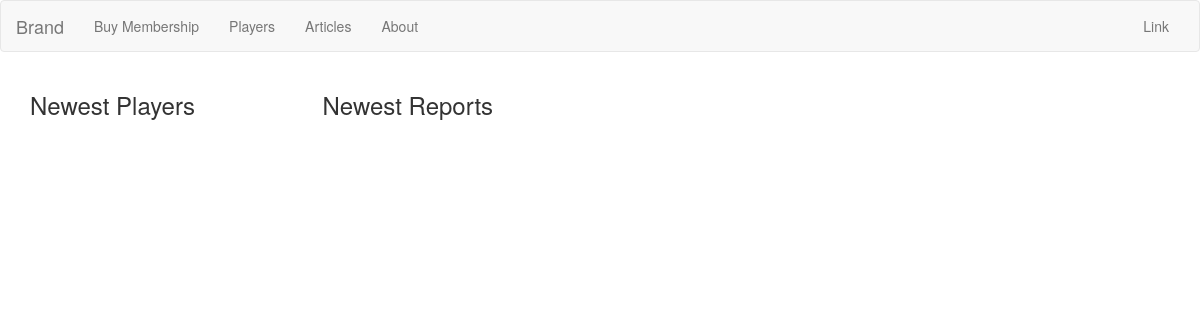
The app's page /, older data.
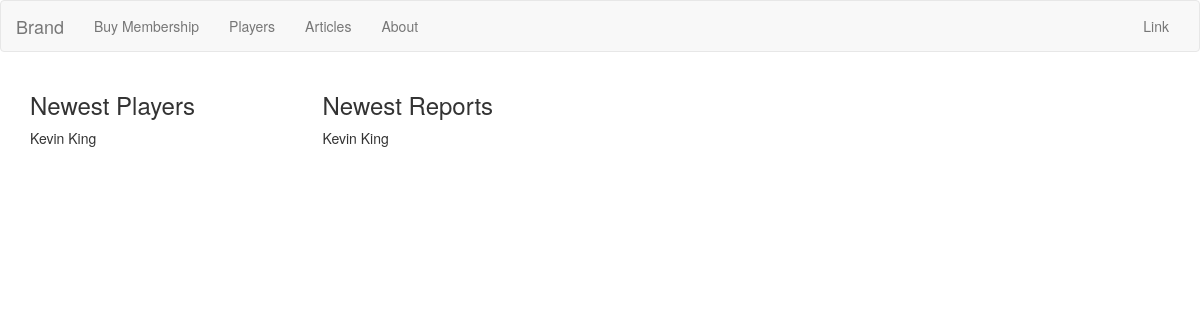
The same page, newer data.
### player/models.py (models this page shows)
class Player(models.Model):
    name = models.CharField(max_length=100)
    position = models.CharField(max_length=2)
    school = models.ForeignKey(School)
    school_class = models.CharField(max_length=20)
    age = models.IntegerField()
    weight = models.IntegerField()
    height = models.CharField(max_length=100)
    hometown = models.CharField(max_length=100)
    highschool = models.CharField(max_length=100)
    fourty = models.FloatField(null=True,blank=True)
    ten_yard = models.FloatField(null=True,blank=True)
    bench = models.FloatField(null=True,blank=True)
    cone = models.FloatField(null=True,blank=True)
    short_shut = models.FloatField(null=True,blank=True)
    sixty = models.FloatField(null=True,blank=True)
    vertical = models.FloatField(null=True,blank=True)
    broad = models.FloatField(null=True,blank=True)
    def __str__(self):
        return self.name

### user_auth/views.py (the view)
# urls.py: url(r'^$', DashboardView.as_view(), name='dashboard_view'),
class DashboardView(TemplateView):
    template_name = 'dashboard.html'
    def get_context_data(self):
        context = super().get_context_data()
        context['new_players'] = Player.objects.all().order_by('-id')[:10]
        context['new_reports'] = Report.objects.all().order_by('-id')[:10]
        return context

### templates/dashboard.html (shortened to what this page needs)
{% load staticfiles %}
<!DOCTYPE html>
<html>
  <head>
    <link rel="stylesheet" href="{% static 'css/bootstrap.css' %}" media="screen">
  </head>
  <body>
    <nav>
      <nav class="navbar navbar-default">
        <div class="container-fluid">
          <div class="navbar-header">
            <a class="navbar-brand" href="#">Brand</a>
          </div>
          <div class="collapse navbar-collapse" id="bs-example-navbar-collapse-1">
            <ul class="nav navbar-nav">
              <li><a href="#">Buy Membership</a></li>
              <li><a href="{% url 'player_list_view' %}">Players</a></li>
              <li><a href="#">Articles</a></li>
              <li><a href="#">About</a></li>
            </ul>
            <ul class="nav navbar-nav navbar-right">
              <li><a href="#">Link</a></li>
            </ul>
          </div>
        </div>
      </nav>
    </nav>
    <div class="container">
      <div class="row">
        <div class="col-md-3">
          <h3>Newest Players</h3>
          {% for player in new_players %}
          {{ player }}
          {% endfor %}
        </div>
        <div class="col-md-3">
          <h3>Newest Reports</h3>
          {% for report in new_players %}
          {{ report }}
          {% endfor %}
        </div>
      </div>
    </div>
  </body>
</html>

Row changes from the older to the newer data that the page shows:
added Player: name "Kevin King"
